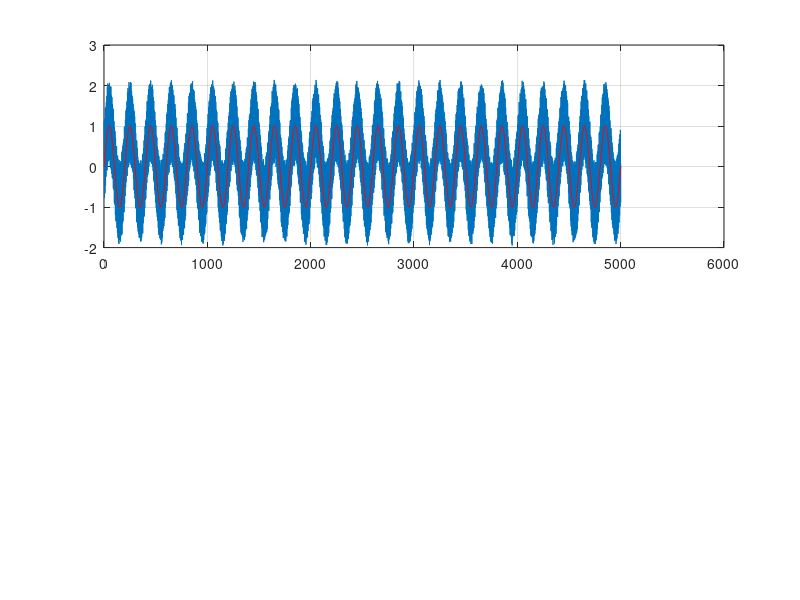

Source code (MATLAB): (Note: this script raises an error after producing the figure.)
clear all;
close all;
fs=10000;                       %采样频率
t=0:1/fs:0.5;                   %时间
f1=50;                          %有用信号频率
f2=2000;                        %单一噪声频率
%signal1=square(10*pi*t,50);    %50Hz方波测试信号
signal1=sin(2*pi*f1*t);         %50Hz正弦测试信号
signal2=sin(2*pi*f2*t);         %NHz正弦杂波信号
noise = 0.2*rand(1,length(t));  %生成幅值为0.2的高斯噪声
x=signal1 + signal2 + noise;    %叠加有效信号和噪声
subb(1) = subplot(211);         %显示原始波形和噪声叠加波形
plot(x);
hold on;
grid on;
plot(signal1,'r');
        
load('mybutlow.mat');           %导入低通滤波器系数
d = filter(a,b,x);              %使用filter函数对x滤波，结果给d
subb(2) = subplot(212);         %显示滤波后波形
plot(d);
% hold on
% plot(signal1);
grid on;
linkaxes(subb,'x');
dlmwrite('lowpass_input.txt',x,'delimiter', ' ') 
